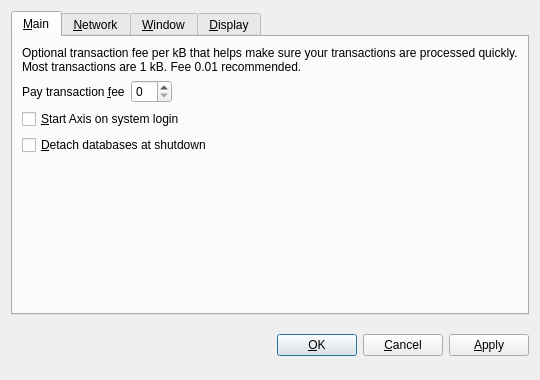
<?xml version="1.0" encoding="UTF-8"?>
<ui version="4.0">
 <class>OptionsDialog</class>
 <widget class="QDialog" name="OptionsDialog">
  <property name="geometry">
   <rect>
    <x>0</x>
    <y>0</y>
    <width>540</width>
    <height>380</height>
   </rect>
  </property>
  <property name="windowTitle">
   <string>Options</string>
  </property>
  <property name="modal">
   <bool>true</bool>
  </property>
  <layout class="QVBoxLayout" name="verticalLayout">
   <item>
    <widget class="QTabWidget" name="tabWidget">
     <property name="tabPosition">
      <enum>QTabWidget::North</enum>
     </property>
     <property name="currentIndex">
      <number>0</number>
     </property>
     <widget class="QWidget" name="tabMain">
      <attribute name="title">
       <string>&amp;Main</string>
      </attribute>
      <layout class="QVBoxLayout" name="verticalLayout_Main">
       <item>
        <widget class="QLabel" name="transactionFeeInfoLabel">
         <property name="text">
          <string>Optional transaction fee per kB that helps make sure your transactions are processed quickly. Most transactions are 1 kB. Fee 0.01 recommended.</string>
         </property>
         <property name="textFormat">
          <enum>Qt::PlainText</enum>
         </property>
         <property name="wordWrap">
          <bool>true</bool>
         </property>
        </widget>
       </item>
       <item>
        <layout class="QHBoxLayout" name="horizontalLayout_Main">
         <item>
          <widget class="QLabel" name="transactionFeeLabel">
           <property name="text">
            <string>Pay transaction &amp;fee</string>
           </property>
           <property name="textFormat">
            <enum>Qt::PlainText</enum>
           </property>
           <property name="buddy">
            <cstring>transactionFee</cstring>
           </property>
          </widget>
         </item>
         <item>
          <widget class="BitcoinAmountField" name="transactionFee"/>
         </item>
         <item>
          <spacer name="horizontalSpacer_Main">
           <property name="orientation">
            <enum>Qt::Horizontal</enum>
           </property>
           <property name="sizeHint" stdset="0">
            <size>
             <width>40</width>
             <height>20</height>
            </size>
           </property>
          </spacer>
         </item>
        </layout>
       </item>
       <item>
        <widget class="QCheckBox" name="bitcoinAtStartup">
         <property name="toolTip">
          <string>Automatically start Axis after logging in to the system.</string>
         </property>
         <property name="text">
          <string>&amp;Start Axis on system login</string>
         </property>
        </widget>
       </item>
       <item>
        <widget class="QCheckBox" name="detachDatabases">
         <property name="toolTip">
          <string>Detach block and address databases at shutdown. This means they can be moved to another data directory, but it slows down shutdown. The wallet is always detached.</string>
         </property>
         <property name="text">
          <string>&amp;Detach databases at shutdown</string>
         </property>
        </widget>
       </item>
       <item>
        <spacer name="verticalSpacer_Main">
         <property name="orientation">
          <enum>Qt::Vertical</enum>
         </property>
         <property name="sizeHint" stdset="0">
          <size>
           <width>20</width>
           <height>40</height>
          </size>
         </property>
        </spacer>
       </item>
      </layout>
     </widget>
     <widget class="QWidget" name="tabNetwork">
      <attribute name="title">
       <string>&amp;Network</string>
      </attribute>
      <layout class="QVBoxLayout" name="verticalLayout_Network">
       <item>
        <widget class="QCheckBox" name="mapPortUpnp">
         <property name="toolTip">
          <string>Automatically open the Axis client port on the router. This only works when your router supports UPnP and it is enabled.</string>
         </property>
         <property name="text">
          <string>Map port using &amp;UPnP</string>
         </property>
        </widget>
       </item>
       <item>
        <widget class="QCheckBox" name="connectSocks">
         <property name="toolTip">
          <string>Connect to the Axis network through a SOCKS proxy (e.g. when connecting through Tor).</string>
         </property>
         <property name="text">
          <string>&amp;Connect through SOCKS proxy:</string>
         </property>
        </widget>
       </item>
       <item>
        <layout class="QHBoxLayout" name="horizontalLayout_Network">
         <item>
          <widget class="QLabel" name="proxyIpLabel">
           <property name="text">
            <string>Proxy &amp;IP:</string>
           </property>
           <property name="textFormat">
            <enum>Qt::PlainText</enum>
           </property>
           <property name="buddy">
            <cstring>proxyIp</cstring>
           </property>
          </widget>
         </item>
         <item>
          <widget class="QValidatedLineEdit" name="proxyIp">
           <property name="maximumSize">
            <size>
             <width>140</width>
             <height>16777215</height>
            </size>
           </property>
           <property name="toolTip">
            <string>IP address of the proxy (e.g. 127.0.0.1)</string>
           </property>
          </widget>
         </item>
         <item>
          <widget class="QLabel" name="proxyPortLabel">
           <property name="text">
            <string>&amp;Port:</string>
           </property>
           <property name="textFormat">
            <enum>Qt::PlainText</enum>
           </property>
           <property name="buddy">
            <cstring>proxyPort</cstring>
           </property>
          </widget>
         </item>
         <item>
          <widget class="QLineEdit" name="proxyPort">
           <property name="maximumSize">
            <size>
             <width>55</width>
             <height>16777215</height>
            </size>
           </property>
           <property name="toolTip">
            <string>Port of the proxy (e.g. 9050)</string>
           </property>
          </widget>
         </item>
         <item>
          <widget class="QLabel" name="socksVersionLabel">
           <property name="text">
            <string>SOCKS &amp;Version:</string>
           </property>
           <property name="textFormat">
            <enum>Qt::PlainText</enum>
           </property>
           <property name="buddy">
            <cstring>socksVersion</cstring>
           </property>
          </widget>
         </item>
         <item>
          <widget class="QValueComboBox" name="socksVersion">
           <property name="toolTip">
            <string>SOCKS version of the proxy (e.g. 5)</string>
           </property>
          </widget>
         </item>
         <item>
          <spacer name="horizontalSpacer_Network">
           <property name="orientation">
            <enum>Qt::Horizontal</enum>
           </property>
           <property name="sizeHint" stdset="0">
            <size>
             <width>40</width>
             <height>20</height>
            </size>
           </property>
          </spacer>
         </item>
        </layout>
       </item>
       <item>
        <spacer name="verticalSpacer_Network">
         <property name="orientation">
          <enum>Qt::Vertical</enum>
         </property>
         <property name="sizeHint" stdset="0">
          <size>
           <width>20</width>
           <height>40</height>
          </size>
         </property>
        </spacer>
       </item>
      </layout>
     </widget>
     <widget class="QWidget" name="tabWindow">
      <attribute name="title">
       <string>&amp;Window</string>
      </attribute>
      <layout class="QVBoxLayout" name="verticalLayout_Window">
       <item>
        <widget class="QCheckBox" name="minimizeToTray">
         <property name="toolTip">
          <string>Show only a tray icon after minimizing the window.</string>
         </property>
         <property name="text">
          <string>&amp;Minimize to the tray instead of the taskbar</string>
         </property>
        </widget>
       </item>
       <item>
        <widget class="QCheckBox" name="minimizeOnClose">
         <property name="toolTip">
          <string>Minimize instead of exit the application when the window is closed. When this option is enabled, the application will be closed only after selecting Quit in the menu.</string>
         </property>
         <property name="text">
          <string>M&amp;inimize on close</string>
         </property>
        </widget>
       </item>
       <item>
        <spacer name="verticalSpacer_Window">
         <property name="orientation">
          <enum>Qt::Vertical</enum>
         </property>
         <property name="sizeHint" stdset="0">
          <size>
           <width>20</width>
           <height>40</height>
          </size>
         </property>
        </spacer>
       </item>
      </layout>
     </widget>
     <widget class="QWidget" name="tabDisplay">
      <attribute name="title">
       <string>&amp;Display</string>
      </attribute>
      <layout class="QVBoxLayout" name="verticalLayout_Display">
       <item>
        <layout class="QHBoxLayout" name="horizontalLayout_1_Display">
         <item>
          <widget class="QLabel" name="langLabel">
           <property name="text">
            <string>User Interface &amp;language:</string>
           </property>
           <property name="textFormat">
            <enum>Qt::PlainText</enum>
           </property>
           <property name="buddy">
            <cstring>lang</cstring>
           </property>
          </widget>
         </item>
         <item>
          <widget class="QValueComboBox" name="lang">
           <property name="toolTip">
            <string>The user interface language can be set here. This setting will take effect after restarting Axis.</string>
           </property>
          </widget>
         </item>
        </layout>
       </item>
       <item>
        <layout class="QHBoxLayout" name="horizontalLayout_2_Display">
         <item>
          <widget class="QLabel" name="unitLabel">
           <property name="text">
            <string>&amp;Unit to show amounts in:</string>
           </property>
           <property name="textFormat">
            <enum>Qt::PlainText</enum>
           </property>
           <property name="buddy">
            <cstring>unit</cstring>
           </property>
          </widget>
         </item>
         <item>
          <widget class="QValueComboBox" name="unit">
           <property name="toolTip">
            <string>Choose the default subdivision unit to show in the interface and when sending coins.</string>
           </property>
          </widget>
         </item>
        </layout>
       </item>
       <item>
        <widget class="QCheckBox" name="displayAddresses">
         <property name="toolTip">
          <string>Whether to show Axis addresses in the transaction list or not.</string>
         </property>
         <property name="text">
          <string>&amp;Display addresses in transaction list</string>
         </property>
        </widget>
       </item>
       <item>
        <widget class="QCheckBox" name="coinControlFeatures">
         <property name="toolTip">
          <string>Whether to show coin control features or not.</string>
         </property>
         <property name="text">
          <string>Display coin &amp;control features (experts only!)</string>
         </property>
        </widget>
       </item>
       <item>
        <spacer name="verticalSpacer_Display">
         <property name="orientation">
          <enum>Qt::Vertical</enum>
         </property>
         <property name="sizeHint" stdset="0">
          <size>
           <width>20</width>
           <height>40</height>
          </size>
         </property>
        </spacer>
       </item>
      </layout>
     </widget>
    </widget>
   </item>
   <item>
    <layout class="QHBoxLayout" name="horizontalLayout_Buttons">
     <item>
      <spacer name="horizontalSpacer_1">
       <property name="orientation">
        <enum>Qt::Horizontal</enum>
       </property>
       <property name="sizeHint" stdset="0">
        <size>
         <width>40</width>
         <height>48</height>
        </size>
       </property>
      </spacer>
     </item>
     <item>
      <widget class="QLabel" name="statusLabel">
       <property name="font">
        <font>
         <weight>75</weight>
         <bold>true</bold>
        </font>
       </property>
       <property name="text">
        <string/>
       </property>
       <property name="textFormat">
        <enum>Qt::PlainText</enum>
       </property>
       <property name="wordWrap">
        <bool>true</bool>
       </property>
      </widget>
     </item>
     <item>
      <spacer name="horizontalSpacer_2">
       <property name="orientation">
        <enum>Qt::Horizontal</enum>
       </property>
       <property name="sizeHint" stdset="0">
        <size>
         <width>40</width>
         <height>48</height>
        </size>
       </property>
      </spacer>
     </item>
     <item>
      <widget class="QPushButton" name="okButton">
       <property name="text">
        <string>&amp;OK</string>
       </property>
      </widget>
     </item>
     <item>
      <widget class="QPushButton" name="cancelButton">
       <property name="text">
        <string>&amp;Cancel</string>
       </property>
       <property name="autoDefault">
        <bool>false</bool>
       </property>
      </widget>
     </item>
     <item>
      <widget class="QPushButton" name="applyButton">
       <property name="text">
        <string>&amp;Apply</string>
       </property>
       <property name="autoDefault">
        <bool>false</bool>
       </property>
      </widget>
     </item>
    </layout>
   </item>
  </layout>
 </widget>
 <customwidgets>
  <customwidget>
   <class>BitcoinAmountField</class>
   <extends>QSpinBox</extends>
   <header>bitcoinamountfield.h</header>
  </customwidget>
  <customwidget>
   <class>QValueComboBox</class>
   <extends>QComboBox</extends>
   <header>qvaluecombobox.h</header>
  </customwidget>
  <customwidget>
   <class>QValidatedLineEdit</class>
   <extends>QLineEdit</extends>
   <header>qvalidatedlineedit.h</header>
  </customwidget>
 </customwidgets>
 <resources/>
 <connections/>
</ui>
